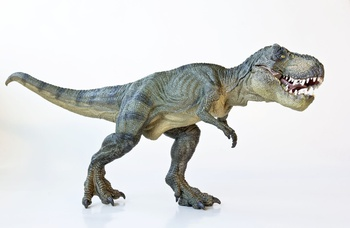
#> input picture media/dinosaur.jpg, 350 x 228 px
$ python thresholding_camera.py --video media/dinosaur.jpg   (older library calls are emulated)
#> lines starting #> are read from the running program, lines starting #| are printed output that depends on the picture; after the words box and inside, x2 and y2 are one past the last pixel; in counts of white or black regions, pixels touching at a corner belong together
from __future__ import print_function
import numpy as np
import argparse
import cv2
import math
import time
import imutils

# construct the argument parse and parse the arguments
ap = argparse.ArgumentParser()
ap.add_argument("-v", "--video", help = "path to the (optional) video file")
args = vars(ap.parse_args())

# if a video path was not supplied, grab the reference
# to the gray
if not args.get("video", False):
	camera = cv2.VideoCapture(0)
# otherwise, load the video
else:
	camera = cv2.VideoCapture(args["video"])

start_monitor = False

# keep looping
while True:
	if cv2.waitKey(1) & 0xFF == ord("s"):
#> (key q is pressed here)
		start_monitor = True

	# grab the current frame
	(grabbed, frame) = camera.read()
#> frame is the input picture: shape (228, 350, 3); mean B, G, R 216.4, 216.9, 215.4

	# if we are viewing a video and we did not grab a
	# frame, then we have reached the end of the video
	if args.get("video") and not grabbed:
		break

	# resize the frame and convert it to grayscale
	frame = imutils.resize(frame, width = 300)
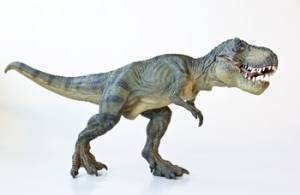
#> frame: shape (195, 300, 3); mean B, G, R 216.4, 216.9, 215.4

	image = cv2.cvtColor(frame, cv2.COLOR_BGR2GRAY)
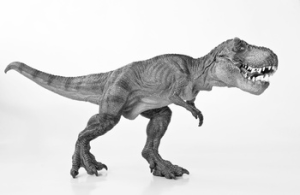
#> image: shape (195, 300); min 5, max 255, mean 216.4

	#image = cv2.imread(args["image"])[300:-1, 70:540]
	#image = cv2.cvtColor(image, cv2.COLOR_BGR2GRAY)
	blurred = cv2.GaussianBlur(image, (5, 5), 0)
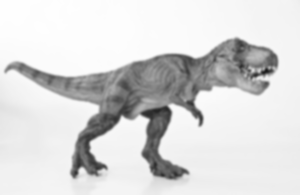
#> blurred: shape (195, 300); min 27, max 254, mean 216.4
	(T, threshInv) = cv2.threshold(blurred, 220, 255, cv2.THRESH_BINARY_INV)
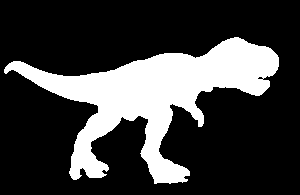
#> threshInv: shape (195, 300); 24.3% white; 1 white region, box (x1, y1, x2, y2) and area: (4, 37, 279, 184) 14230
	edged = cv2.Canny(threshInv, 30, 200)
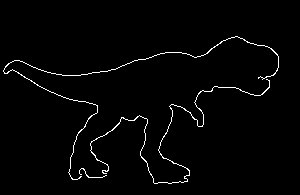
#> edged: shape (195, 300); 1.9% white in thin lines or dots, all inside (x1, y1, x2, y2) = (3, 36, 279, 184)

	# (_, cnts, _) = cv2.findContours(edged, cv2.RETR_EXTERNAL, cv2.CHAIN_APPROX_NONE)
	# frameClone = cv2.drawContours(frame.copy(), cnts, 0, (0, 255, 0), 2)

	# cv2.imshow("Frame", edged)

	(_, cnts, _) = cv2.findContours(edged, cv2.RETR_EXTERNAL, cv2.CHAIN_APPROX_NONE)
#> cnts = 3 contours, 1 with area under 20; largest, box (x1, y1, x2, y2) and area: (90, 79, 270, 184) 66, (3, 36, 279, 180) 46

	image = cv2.cvtColor(image, cv2.COLOR_GRAY2BGR)
#> image: shape (195, 300, 3)

	if start_monitor:
		same_row_rects = {}
		colors = [(0,255,0),(255,0,0),(0,0,255)]
		same_row_rects_colors = {}
		colors_used = 0
		for idx, cnt in enumerate(cnts):
			area = cv2.contourArea(cnt)

			print(area)

			if area > 100:
				print(area)

				#x,y,w,h = cv2.boundingRect(cnt)
				#cv2.rectangle(image,(x,y),(x+w,y+h),(0,255,0),2)

				rect = cv2.minAreaRect(cnt)
				box = cv2.boxPoints(rect)
				box = np.int0(box)

				#print(cnt)
				print(box[:,1], np.sum(box[:,1])/4)

				boxKey = np.sum(box[:,1])/4;

				key_found = False
				for key in same_row_rects:
					print(key, 'corresponds to', same_row_rects[key])

					if math.fabs(key-boxKey) < 13:
						key_found = True
						same_row_rects[key].append(box)
						cv2.drawContours(image,[box],0, same_row_rects_colors[key], 3)

				if key_found == False:
					same_row_rects[boxKey] = []
					same_row_rects[boxKey].append(box)
					same_row_rects_colors[boxKey] = colors[colors_used]
					cv2.drawContours(image,[box],0, colors[colors_used], 3)
					colors_used += 1

	print(start_monitor)

	cv2.imshow("Frame", image)

	time.sleep(0.05)

	# [13 lines of commented-out code are left out]
	if cv2.waitKey(1) & 0xFF == ord("q"):
#> (key q is pressed here)
		break

# cleanup the camera and close any open windows
camera.release()
cv2.destroyAllWindows()
